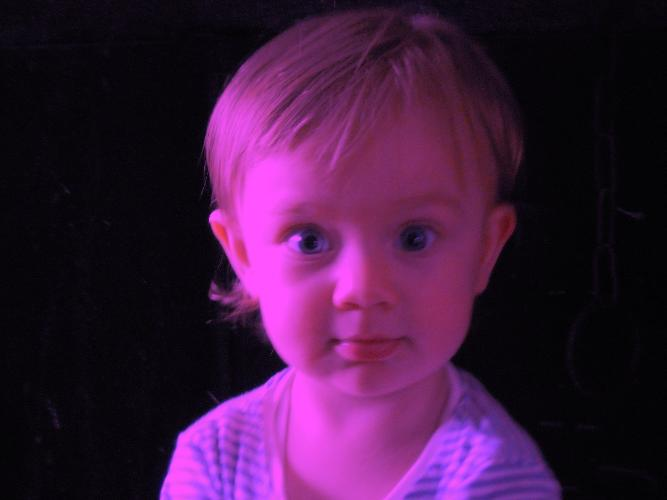
#> input picture Prove_esame/esm_120612/immagini/viola.jpg, 667 x 500 px
$ python Ex1.py
#> lines starting #> are read from the running program, lines starting #| are printed output that depends on the picture; after the words box and inside, x2 and y2 are one past the last pixel; in counts of white or black regions, pixels touching at a corner belong together
# -*- coding: utf-8 -*-
"""
Created on Mon Apr 21 10:58:56 2025

@author: david
"""

#EX1

import skimage.io as io
import numpy as np
import matplotlib.pyplot as plt
import scipy.ndimage as ndi
import skimage.morphology as morph
import skimage.color as col
import skimage.transform as tf

plt.close('all')

x = io.imread('./immagini/viola.jpg')/255
plt.figure('input')
plt.imshow(x)

#realizzo color balancing nello spazio CMY
x_cmy = 1 - x
plt.figure('cmy')
plt.imshow(x_cmy)

#modifico componente di magenta
x_cmy[:,:,1] = x_cmy[:,:,1]**2.5
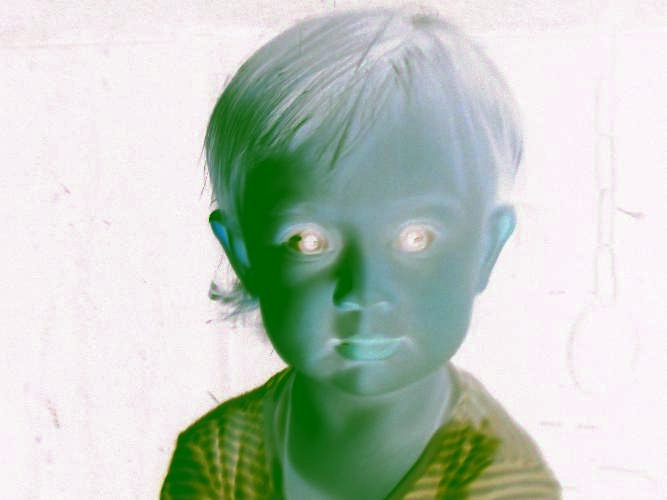
#> x_cmy: shape (500, 667, 3) float64; mean R, G, B 0.753, 0.796, 0.756

#ritorno a rgb
x_rgb = 1 - x_cmy
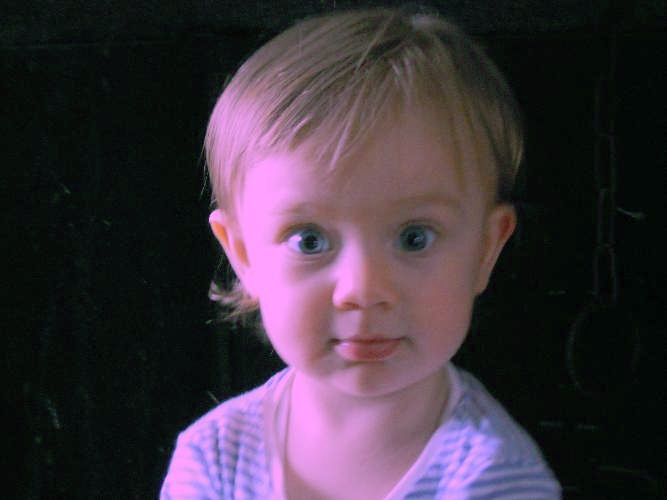
#> x_rgb: shape (500, 667, 3) float64; mean R, G, B 0.247, 0.204, 0.244

plt.figure('rgb')
plt.imshow(x_rgb)

#confronto con l'originale in termini di MSE
originale= io.imread('./immagini/viola.jpg')/255
mse = np.mean( (originale- x_rgb)**2)
#> mse = 0.00724

#segmento immagine in due regioni

#lavoro nello spazio hsv
x_hsv= col.rgb2hsv(x_rgb)
#> x_hsv: shape (500, 667, 3) float64; mean of channels 0, 1, 2 0.511, 0.383, 0.275

#valuto le 3 componenti
h,s,v = x_hsv[:,:,0], x_hsv[:,:,1], x_hsv[:,:,2]
plt.figure('HSV')
plt.subplot(1,3,1)
plt.imshow(h, clim=[0,1], cmap='gray')
plt.subplot(1,3,2)
plt.imshow(s, clim=[0,1], cmap='gray')
plt.subplot(1,3,3)
plt.imshow(v, clim=[0,1], cmap='gray')


mask = v > 0.10
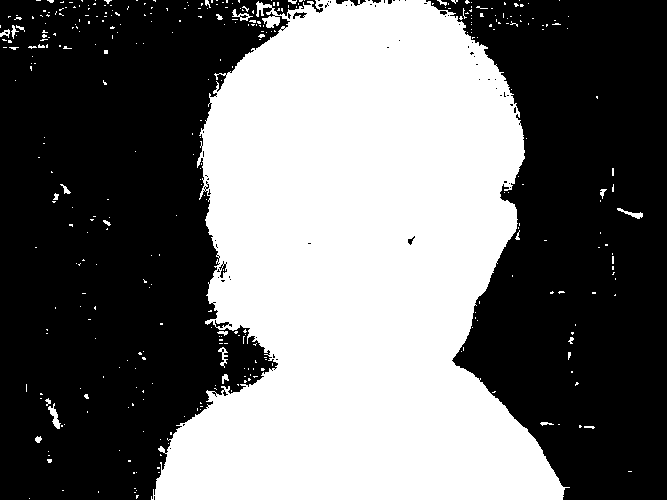
#> mask: shape (500, 667) bool; 43.4% white; 370 white regions (346 under 20 px), largest, box (x1, y1, x2, y2) and area: (151, 0, 570, 500) 142299, (48, 403, 61, 429) 132, (617, 208, 643, 219) 97
mask = morph.opening(mask, morph.disk(10))
#> mask: shape (500, 667) bool; 41.7% white; 1 white region, box (x1, y1, x2, y2) and area: (154, 0, 564, 500) 139054
mask = morph.closing(mask, morph.disk(5))
#> mask: shape (500, 667) bool; 41.8% white; 1 white region, box (x1, y1, x2, y2) and area: (154, 0, 564, 500) 139311
plt.figure('mask')
plt.imshow(mask, cmap='gray', clim=[0,1])

#equalizza hist del solo sfondo #metodo veloce
from skimage.exposure import equalize_hist
# y_equalized = np.copy(x_rgb)
# for i in range(3):  # R, G, B
#     y_equalized[:,:,i] = equalize_hist(x_rgb[:,:,i], mask=1-mask, nbins=128)
x_rgb = x_rgb*255
plt.figure('x_rgb')
plt.imshow(x_rgb)

y_equalized = np.copy(x_rgb)
for i in range (3):
    y_equalized[:,:,i] = 127 * ( x_rgb[:,:,i] - np.min(x_rgb[:,:,i])) / (np.max(x_rgb[:,:,i])- np.min(x_rgb[:,:,i]))
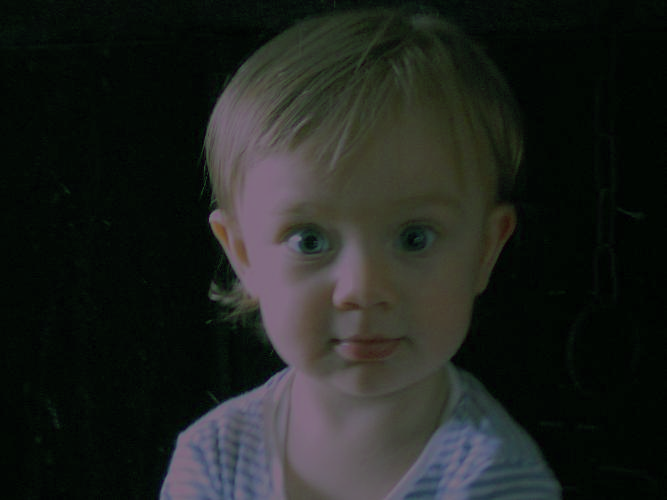
#> y_equalized: shape (500, 667, 3) float64; mean R, G, B 31.4, 34.5, 31
    # y_equalized[:,:,i] = equalize_hist(x_rgb[:,:,i], mask=1-mask, nbins=128)

y_equalized =y_equalized/255
x_rgb = x_rgb/255

plt.figure('equalized ')
plt.imshow(y_equalized)

y = np.copy(x_rgb)
y[~mask] = y_equalized[~mask]

plt.figure('output con sfondo equalizzato')
plt.imshow(y)

#migliora aspetto visivo
#applico filtraggio gaussiano a componente V
#lavoro nello spazio hsv
y_hsv= col.rgb2hsv(y)
#> y_hsv: shape (500, 667, 3) float64; mean of channels 0, 1, 2 0.484, 0.457, 0.264
# y_hsv[:,:,2] = ndi.gaussian_filter(y_hsv[:,:,2], (2,2))
h,s,v = y_hsv[:,:,0], y_hsv[:,:,1], y_hsv[:,:,2]
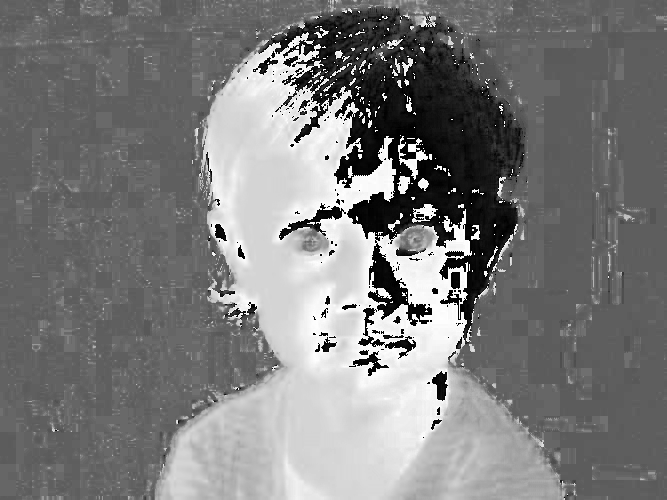
#> h: shape (500, 667) float64; min 0, max 1, mean 0.484
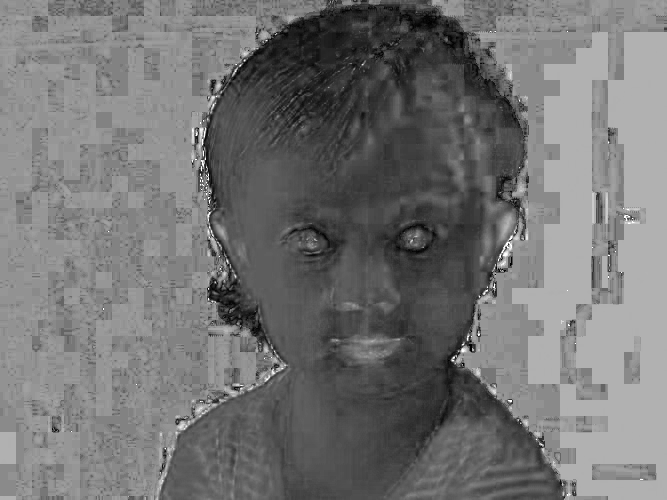
#> s: shape (500, 667) float64; min 0, max 1, mean 0.457
plt.figure(' Y HSV')
plt.subplot(1,3,1)
plt.imshow(h, clim=[0,1], cmap='gray')
plt.subplot(1,3,2)
plt.imshow(s, clim=[0,1], cmap='gray')
plt.subplot(1,3,3)
plt.imshow(v, clim=[0,1], cmap='gray')
y_rgb = col.hsv2rgb(y_hsv)

# plt.figure('output migliorato')
# plt.imshow(y_rgb)
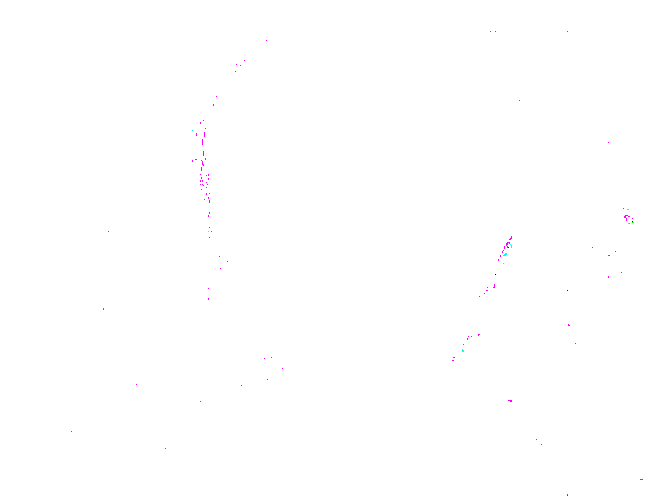
#> shown: shape (500, 667, 3) float64; mean R, G, B 1, 0.999, 1
